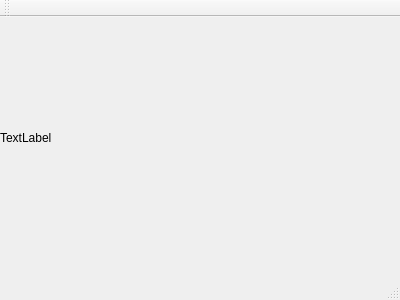
<?xml version="1.0" encoding="UTF-8"?>
<ui version="4.0">
 <class>MainWindow</class>
 <widget class="QMainWindow" name="MainWindow">
  <property name="geometry">
   <rect>
    <x>0</x>
    <y>0</y>
    <width>400</width>
    <height>300</height>
   </rect>
  </property>
  <property name="windowTitle">
   <string>MainWindow</string>
  </property>
  <widget class="QWidget" name="centralWidget">
   <widget class="QLabel" name="myLabel">
    <property name="geometry">
     <rect>
      <x>0</x>
      <y>0</y>
      <width>361</width>
      <height>241</height>
     </rect>
    </property>
    <property name="text">
     <string>TextLabel</string>
    </property>
   </widget>
  </widget>
  <widget class="QMenuBar" name="menuBar">
   <property name="geometry">
    <rect>
     <x>0</x>
     <y>0</y>
     <width>400</width>
     <height>22</height>
    </rect>
   </property>
  </widget>
  <widget class="QToolBar" name="mainToolBar">
   <attribute name="toolBarArea">
    <enum>TopToolBarArea</enum>
   </attribute>
   <attribute name="toolBarBreak">
    <bool>false</bool>
   </attribute>
  </widget>
  <widget class="QStatusBar" name="statusBar"/>
 </widget>
 <layoutdefault spacing="6" margin="11"/>
 <resources/>
 <connections/>
</ui>
